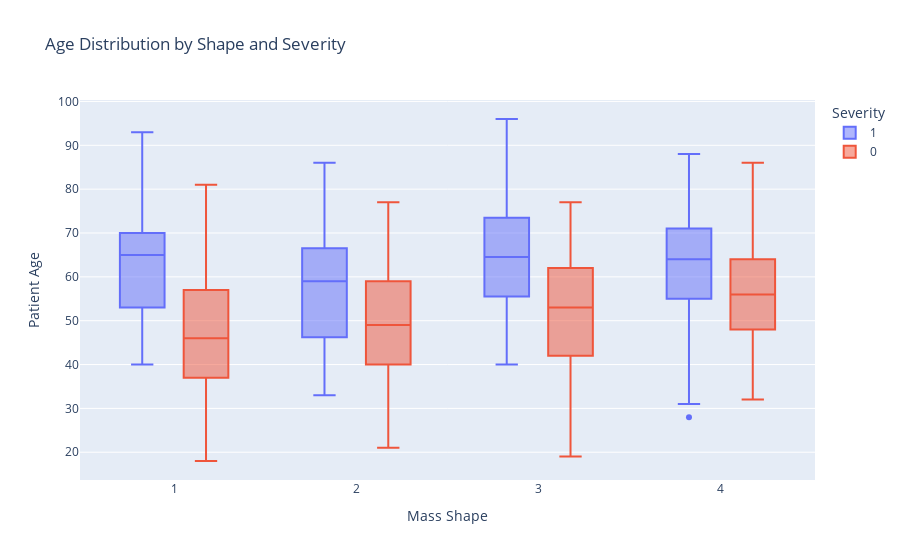
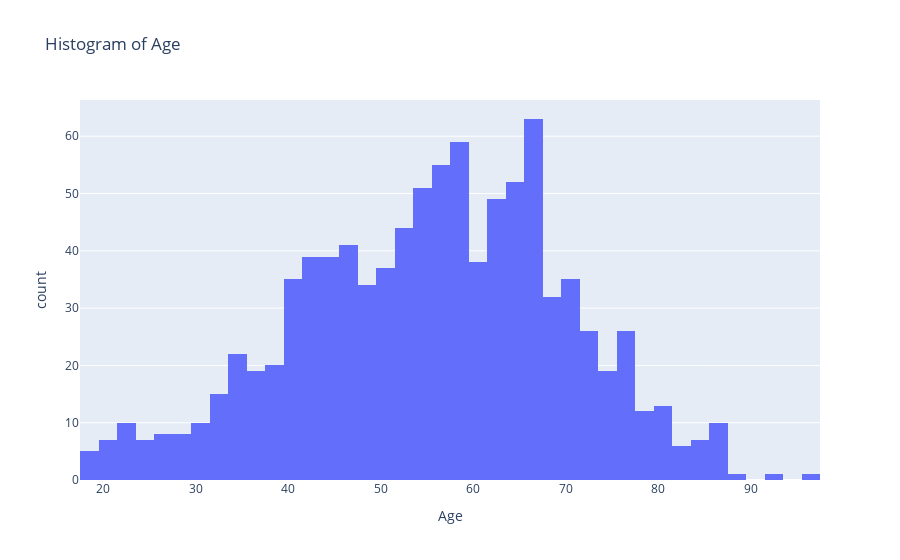
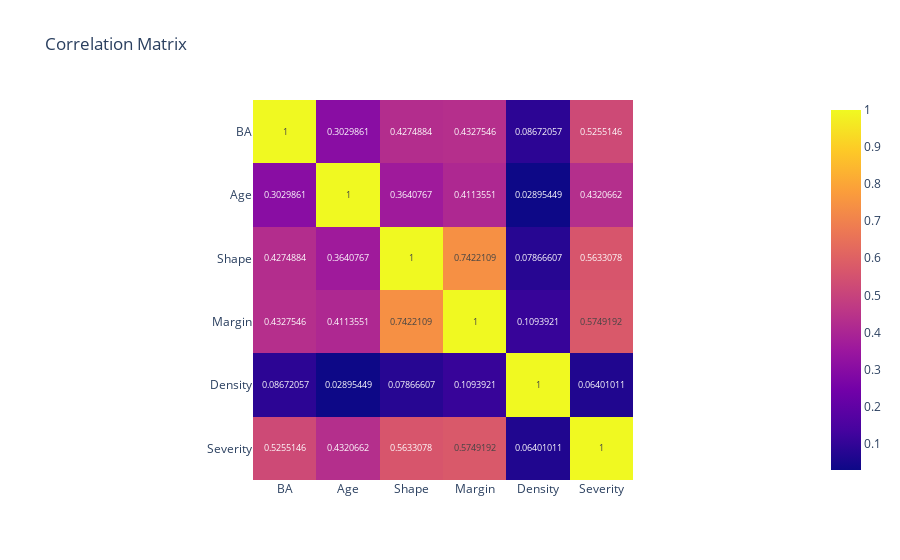

The cell these charts' notebook holds for them, in order:
### Code cell
# Render out a scatter plot of the data using plotly express with the shape attribute on the x axis and the age attribute on the y axis. Color the points by severity
fig = px.box(df, x='Shape', y='Age', color='Severity', 
                     title='Age Distribution by Shape and Severity',
                     labels={'Shape': 'Mass Shape', 'Age': 'Patient Age'})
fig.show()

# Render out a histogram of the age attribute using plotly express
fig = px.histogram(df, x='Age', title='Histogram of Age')
fig.show()

# Render out a correlation matrix of the dataset using plotly express
corr = df.corr()
fig = px.imshow(corr, text_auto=True, title='Correlation Matrix')
fig.show()

### Figure 1 — Plotly figure (JSON) as saved in the notebook; plotly's stock layout.template omitted (floating-point values rounded to 4 significant figures; data arrays with more than 128 entries replaced by an {"elided": "..."} marker saying what was removed)
{"data": [{"alignmentgroup": "True", "hovertemplate": "Severity=1<br>Mass Shape=%{x}<br>Patient Age=%{y}<extra></extra>", "legendgroup": "1", "marker": {"color": "#636efa"}, "name": "1", "notched": false, "offsetgroup": "1", "orientation": "v", "showlegend": true, "type": "box", "x": {"elided": "445 float values"}, "x0": " ", "xaxis": "x", "y": {"elided": "445 float values"}, "y0": " ", "yaxis": "y"}, {"alignmentgroup": "True", "hovertemplate": "Severity=0<br>Mass Shape=%{x}<br>Patient Age=%{y}<extra></extra>", "legendgroup": "0", "marker": {"color": "#EF553B"}, "name": "0", "notched": false, "offsetgroup": "0", "orientation": "v", "showlegend": true, "type": "box", "x": {"elided": "516 float values"}, "x0": " ", "xaxis": "x", "y": {"elided": "516 float values"}, "y0": " ", "yaxis": "y"}], "layout": {"boxmode": "group", "legend": {"title": {"text": "Severity"}, "tracegroupgap": 0}, "title": {"text": "Age Distribution by Shape and Severity"}, "xaxis": {"anchor": "y", "domain": [0, 1], "title": {"text": "Mass Shape"}}, "yaxis": {"anchor": "x", "domain": [0, 1], "title": {"text": "Patient Age"}}}}

### Figure 2 — Plotly figure (JSON) as saved in the notebook; plotly's stock layout.template omitted (floating-point values rounded to 4 significant figures; data arrays with more than 128 entries replaced by an {"elided": "..."} marker saying what was removed)
{"data": [{"bingroup": "x", "hovertemplate": "Age=%{x}<br>count=%{y}<extra></extra>", "legendgroup": "", "marker": {"color": "#636efa", "pattern": {"shape": ""}}, "name": "", "orientation": "v", "showlegend": false, "type": "histogram", "x": {"elided": "961 float values"}, "xaxis": "x", "yaxis": "y"}], "layout": {"barmode": "relative", "legend": {"tracegroupgap": 0}, "title": {"text": "Histogram of Age"}, "xaxis": {"anchor": "y", "domain": [0, 1], "title": {"text": "Age"}}, "yaxis": {"anchor": "x", "domain": [0, 1], "title": {"text": "count"}}}}

### Figure 3 — Plotly figure (JSON) as saved in the notebook; plotly's stock layout.template omitted (floating-point values rounded to 4 significant figures)
{"data": [{"coloraxis": "coloraxis", "hovertemplate": "x: %{x}<br>y: %{y}<br>color: %{z}<extra></extra>", "name": "0", "texttemplate": "%{z}", "type": "heatmap", "x": ["BA", "Age", "Shape", "Margin", "Density", "Severity"], "xaxis": "x", "y": ["BA", "Age", "Shape", "Margin", "Density", "Severity"], "yaxis": "y", "z": [[1.0, 0.303, 0.4275, 0.4328, 0.08672, 0.5255], [0.303, 1.0, 0.3641, 0.4114, 0.02895, 0.4321], [0.4275, 0.3641, 1.0, 0.7422, 0.07867, 0.5633], [0.4328, 0.4114, 0.7422, 1.0, 0.1094, 0.5749], [0.08672, 0.02895, 0.07867, 0.1094, 1.0, 0.06401], [0.5255, 0.4321, 0.5633, 0.5749, 0.06401, 1.0]]}], "layout": {"coloraxis": {"colorscale": [[0, "#0d0887"], [0.1111, "#46039f"], [0.2222, "#7201a8"], [0.3333, "#9c179e"], [0.4444, "#bd3786"], [0.5556, "#d8576b"], [0.6667, "#ed7953"], [0.7778, "#fb9f3a"], [0.8889, "#fdca26"], [1, "#f0f921"]]}, "title": {"text": "Correlation Matrix"}, "xaxis": {"anchor": "y", "constrain": "domain", "domain": [0, 1], "scaleanchor": "y"}, "yaxis": {"anchor": "x", "autorange": "reversed", "constrain": "domain", "domain": [0, 1]}}}
